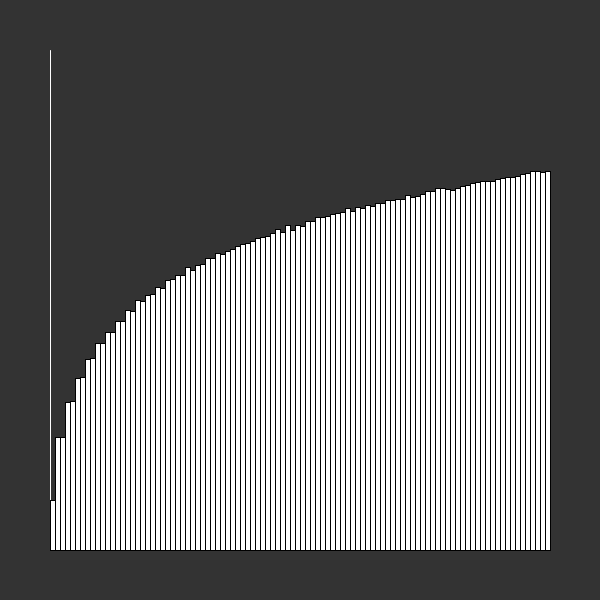
Frame 1 (no input)
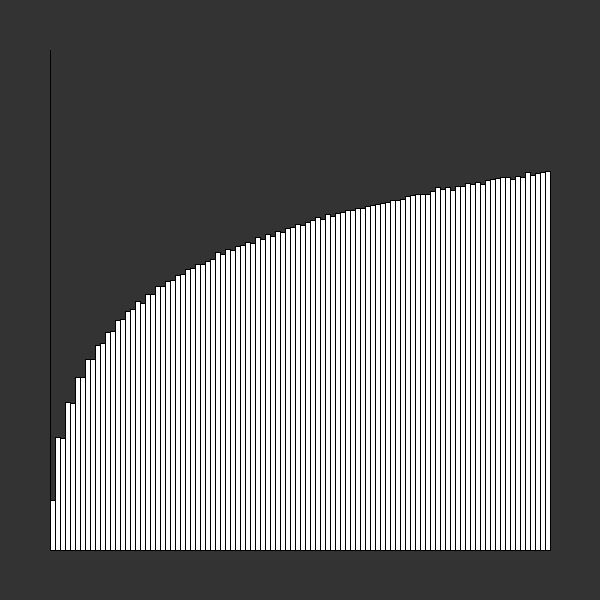
Frame 2 (the mouse pressed at the canvas centre, redrawn once)

The Processing sketch that drew these frames (run headless with seeded random() and noise(); the mouse was pressed at the canvas centre and the sketch redrawn once):

// Processing sketch: random_walk_expected_origin
// ── random_walk_expected_origin.pde
//int numruns = 1000000;
int numruns = 100000;
int ymax = 2;
void setup() {
  size(600, 600);
  strokeWeight(1);
  stroke(255);
  textAlign(CENTER);
  fill(255);
  rectMode(CORNERS);
}

void draw() {
  noLoop();
  background(51);
  int buffer = 50;
  line(buffer, buffer, buffer, height-buffer);
  line(buffer, height-buffer, width-buffer, height-buffer);

  int interestedTill = 100;
  int barwidth = ((width-2*buffer) / (interestedTill));
  for (int i = 1; i <= interestedTill; i++) {
    float x = ((width-2*buffer) / (interestedTill))*(i-1) + buffer;
    //text(i, x+barwidth/2, height-buffer+20);
    float val = sim(i);
    float y = (height-2*buffer)-map(val, 0, ymax, 0, height-2*buffer);
    //text(val, x+barwidth/2, y-10);
    stroke(0);
    rect(x, height-buffer, x+barwidth, y);
  }
}

float sim(int steps) { //numruns is the number of trials //steps is the number of steps per trial

  int pointsX = 20, 
    pointsY = 20;

  PVector dir = new PVector();
  PVector home = new PVector(pointsX/2, pointsY/2);

  int px, py;
  float atOg;
  
  ArrayList<Float> data = new ArrayList<Float>();

  for (int i = 0; i < numruns; i++) 
  {
    px = (int)home.x; //pos x
    py = (int)home.y; //pos y
    atOg = 0; //times we hit origin

    for (int n = 0; n < steps; n++) 
    {
      float randnum = random(1);
      if (randnum <= 0.25) {
        dir.x = -1;
        dir.y= 0;
      } else if (randnum <= 0.5) {
        dir.x = 1;
        dir.y = 0;
      } else if (randnum <= 0.75) {
        dir.x = 0;
        dir.y = -1;
      } else if (randnum <= 1) {
        dir.x = 0;
        dir.y = 1;
      }
      px += dir.x;
      py += dir.y;
      boolean atOrigin = home.x == px && home.y == py;
      if (atOrigin) {
        atOg++;
        //break;
      }
    }
    //float dist = abs(home.x-px)+abs(home.y-py);


    data.add(atOg);
  }
  float avg = calculateAverage(data);
  //println("steps: "+steps+ "   distance: "+avg);
  println(avg);
  return avg;
}

float calculateAverage(ArrayList<Float> marks) {
  float sum = 0.0;
  if (!marks.isEmpty()) {
    for (Float mark : marks) {
      sum += mark;
    }
    return (float)((float)sum / marks.size());
  }
  return sum;
}
